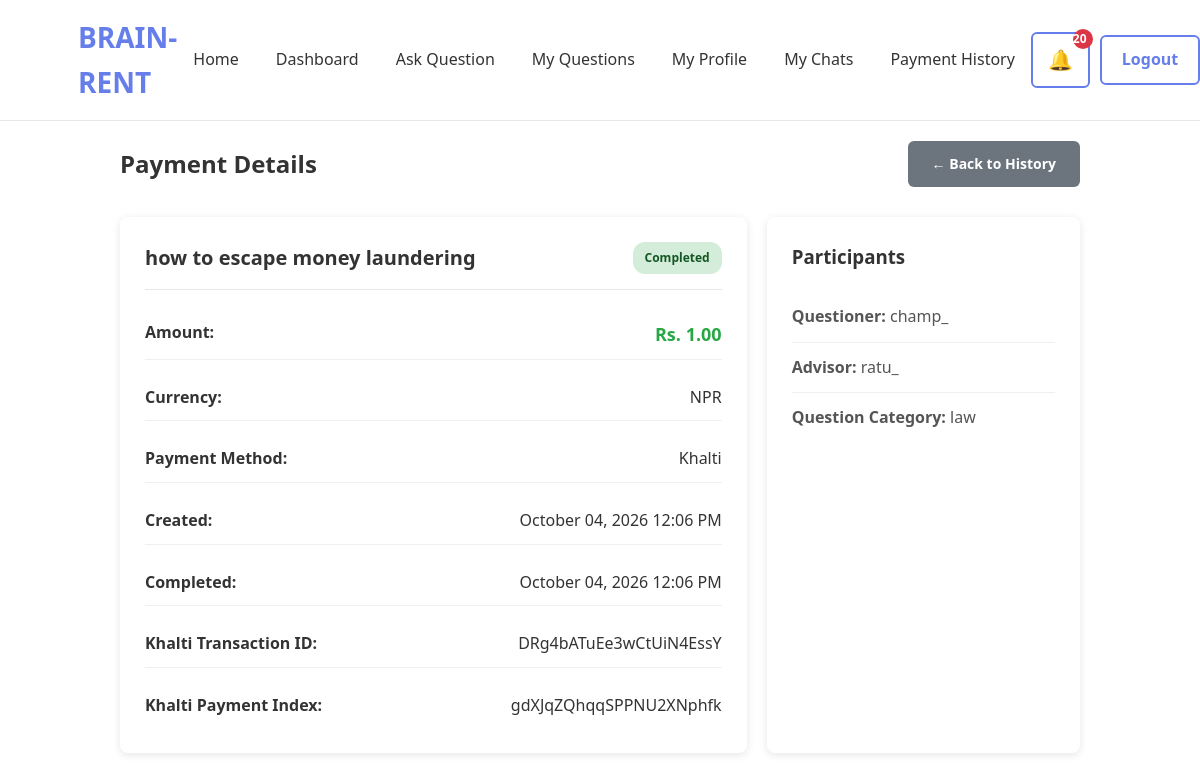
The page /payment/detail/18/ (signed in) on the database its author committed.
### payment/models.py (models this page shows, shortened)
class Payment(models.Model):
    STATUS_CHOICES = [
        ('pending', 'Pending'),
        ('completed', 'Completed'),
        ('failed', 'Failed'),
        ('refunded', 'Refunded'),
    ]
    CURRENCY_CHOICES = [
        ('NPR', 'Nepali Rupee'),
    ]
    question = models.ForeignKey(
        Question,
        on_delete=models.CASCADE,
        related_name='payments'
    )
    advisor = models.ForeignKey(
        AdvisorProfile,
        on_delete=models.CASCADE,
        related_name='received_payments'
    )
    questioner = models.ForeignKey(
        settings.AUTH_USER_MODEL,
        on_delete=models.CASCADE,
        related_name='made_payments'
    )
    amount = models.DecimalField(
        max_digits=10,
        decimal_places=2
    )
    currency = models.CharField(
        max_length=3,
        choices=CURRENCY_CHOICES,
        default='NPR'
    )
    status = models.CharField(
        max_length=20,
        choices=STATUS_CHOICES,
        default='pending'
    )
    khalti_txn_id = models.CharField(
        max_length=100,
        blank=True,
        null=True,
        help_text='Khalti transaction ID'
    )
    khalti_idx = models.CharField(
        max_length=100,
        blank=True,
        null=True,
        help_text='Khalti payment index'
    )
    payment_method = models.CharField(
        max_length=50,
        default='khalti'
    )
    created_at = models.DateTimeField(auto_now_add=True)
    updated_at = models.DateTimeField(auto_now=True)
    completed_at = models.DateTimeField(null=True, blank=True)
    class Meta:
        ordering = ['-created_at']

### question/models.py (models this page shows, shortened)
class Question(models.Model):
    STATUS_CHOICES = [
        ("pending", "Pending"),
        ("accepted", "Accepted"),
        ("completed", "Completed"),
        ("cancelled", "Cancelled"),
    ]
    questioner = models.ForeignKey(
        settings.AUTH_USER_MODEL,
        on_delete=models.CASCADE,
        related_name="questions"
    )
    category = models.ForeignKey(
        Category,
        on_delete=models.CASCADE,
        related_name="questions"
    )
    title = models.CharField(
        max_length=200
    )
    description = models.TextField()
    status = models.CharField(
        max_length=20,
        choices=STATUS_CHOICES,
        default="pending"
    )
    created_at = models.DateTimeField(
        auto_now_add=True
    )

class Category(models.Model):
    name = models.CharField(
        max_length=100,
        unique=True
    )
    description = models.TextField(
        blank=True
    )
    icon = models.ImageField(
        upload_to="category_icons/",
        blank=True,
        null=True
    )

### accounts/models.py (models this page shows, shortened)
class CustomUser(AbstractUser):
    ROLE_CHOICES = [
        ("questioner", "Questioner"),
        ("advisor", "Advisor"),
    ]
    role = models.CharField(
    max_length=20,
    choices=ROLE_CHOICES,
    default="questioner"
 )
    phone_number = models.CharField(
        max_length=15,
        blank=True
    )
    profile_picture = models.ImageField(
        upload_to="profile_pictures/",
        blank=True,
        null=True
    )
    created_at = models.DateTimeField(
        auto_now_add=True
    )
    updated_at = models.DateTimeField(
        auto_now=True
    )

### advisor/models.py (models this page shows, shortened)
class AdvisorProfile(models.Model):
    STATUS_CHOICES = [
        ("pending", "Pending"),
        ("under_review", "Under Review"),
        ("approved", "Approved"),
        ("rejected", "Rejected"),
        ("suspended", "Suspended"),
    ]
    user = models.OneToOneField(
        settings.AUTH_USER_MODEL,
        on_delete=models.CASCADE
    )
    bio = models.TextField()
    expertise = models.ManyToManyField(
    "question.Category",
    related_name="advisors"
 )
    experience = models.PositiveIntegerField(
        help_text="Years of experience"
    )
    consultation_rate = models.DecimalField(
        max_digits=10,
        decimal_places=2,
        default=0.00,
        help_text="Consultation rate per session in NPR"
    )
    verification_status = models.CharField(
        max_length=20,
        choices=STATUS_CHOICES,
        default="pending"
    )

### payment/views.py (the view)
# urls.py: path('detail/<int:payment_id>/', views.payment_detail, name='payment_detail'),
@login_required
def payment_detail(request, payment_id):
    payment = get_object_or_404(Payment, id=payment_id)
    if request.user.role == "questioner":
        if payment.questioner != request.user:
            return HttpResponseBadRequest("Access Denied")
    elif request.user.role == "advisor":
        if payment.advisor.user != request.user:
            return HttpResponseBadRequest("Access Denied")
    else:
        return HttpResponseBadRequest("Access Denied")
    return render(request, 'payment/payment_detail.html', {'payment': payment})

### templates/payment/payment_detail.html (shortened to what this page needs)
{% extends "base.html" %}
{% block content %}
<section class="payment-detail">
    <div class="detail-header">
        <h1>Payment Details</h1>
        <a href="{% url 'payment_history' %}" class="btn btn-secondary">
            ← Back to History
        </a>
    </div>
    <div class="payment-summary">
        <div class="summary-card">
            <div class="summary-header">
                <h2>{{ payment.question.title }}</h2>
                <span class="status-badge status-{{ payment.status }}">
                    {{ payment.get_status_display }}
                </span>
            </div>
            <div class="summary-body">
                <div class="summary-row">
                    <strong>Amount:</strong>
                    <span class="amount">Rs. {{ payment.amount|floatformat:2 }}</span>
                </div>
                <div class="summary-row">
                    <strong>Currency:</strong>
                    {{ payment.currency }}
                </div>
                <div class="summary-row">
                    <strong>Payment Method:</strong>
                    {{ payment.payment_method|title }}
                </div>
                <div class="summary-row">
                    <strong>Created:</strong>
                    {{ payment.created_at|date:"F d, Y g:i A" }}
                </div>
                {% if payment.completed_at %}
                    <div class="summary-row">
                        <strong>Completed:</strong>
                        {{ payment.completed_at|date:"F d, Y g:i A" }}
                    </div>
                {% endif %}
                {% if payment.khalti_txn_id %}
                    <div class="summary-row">
                        <strong>Khalti Transaction ID:</strong>
                        {{ payment.khalti_txn_id }}
                    </div>
                {% endif %}
                {% if payment.khalti_idx %}
                    <div class="summary-row">
                        <strong>Khalti Payment Index:</strong>
                        {{ payment.khalti_idx }}
                    </div>
                {% endif %}
            </div>
        </div>
        <div class="participants-card">
            <h3>Participants</h3>
            <div class="participant">
                <strong>Questioner:</strong>
                {{ payment.questioner.username }}
            </div>
            <div class="participant">
                <strong>Advisor:</strong>
                {{ payment.advisor.user.username }}
            </div>
            <div class="participant">
                <strong>Question Category:</strong>
                {{ payment.question.category.name }}
            </div>
        </div>
    </div>
</section>
{% endblock %}

### static/css/base.css (style rules this page uses)
* { margin: 0; padding: 0; box-sizing: border-box; }
body { font-family: 'Segoe UI', Tahoma, Geneva, Verdana, sans-serif; background: white; color: #333; line-height: 1.6; }

### templates/payment/payment_detail.html (style rules this page uses)
.payment-detail { max-width: 1000px; margin: 0 auto; padding: 20px; }
.detail-header { display: flex; justify-content: space-between; align-items: center; margin-bottom: 30px; }
.detail-header h1 { color: #333; margin: 0; }
.payment-summary { display: grid; grid-template-columns: 2fr 1fr; gap: 20px; margin-bottom: 30px; }
.summary-card, .participants-card { background: white; padding: 25px; border-radius: 8px; box-shadow: 0 2px 8px rgba(0, 0, 0, 0.1); }
.summary-header { display: flex; justify-content: space-between; align-items: center; margin-bottom: 20px; padding-bottom: 15px; border-bottom: 1px solid #e5e7eb; }
.summary-header h2 { color: #333; margin: 0; font-size: 20px; }
.status-badge { padding: 6px 12px; border-radius: 12px; font-size: 12px; font-weight: 600; text-transform: capitalize; }
.status-completed { background: #d4edda; color: #155724; }
.summary-body { display: flex; flex-direction: column; gap: 15px; }
.summary-row { display: flex; justify-content: space-between; padding: 10px 0; border-bottom: 1px solid #f0f0f0; }
.summary-row:last-child { border-bottom: none; }
.amount { font-weight: bold; color: #28a745; font-size: 18px; }
.participants-card h3 { color: #333; margin: 0 0 20px 0; }
.participant { padding: 12px 0; border-bottom: 1px solid #f0f0f0; color: #555; }
.participant:last-child { border-bottom: none; }
.btn { padding: 12px 24px; border: none; border-radius: 6px; font-size: 14px; font-weight: 600; cursor: pointer; transition: all 0.2s ease; text-decoration: none; display: inline-block; }
.btn-secondary { background: #6c757d; color: white; }

### rows shown on the page
Payment: question "how to escape money laundering", status "Completed", amount "1.00", currency "NPR", payment_method "Khalti", created_at "October 04, 2026 12:06 PM", completed_at "October 04, 2026 12:06 PM", khalti_txn_id "DRg4bATuEe3wCtUiN4EssY", khalti_idx "gdXJqZQhqqSPPNU2XNphfk", questioner.username "champ_", advisor.user.username "ratu_", question.category.name "law"
